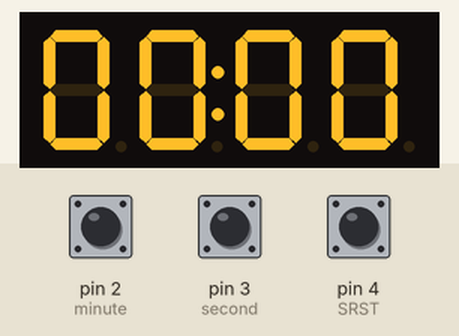
The sketch below on a simulated Arduino Uno, built with avr-gcc and run on an emulated ATmega328P. Shown: 4-digit seven-segment display. The inputs (shaded band) are chosen by the test bench; at power-on: pin 2 (minute) HIGH, pin 4 (SRST) HIGH, pin 3 (second) HIGH.

Above: at 1.2 s.
1.3 s: pin 2 (minute) pulled LOW for 1 s
At 1.43 s:
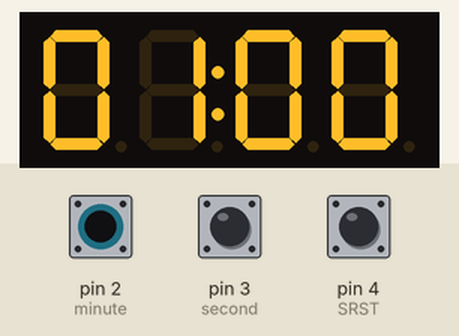
3.8 s: pin 4 (SRST) pulled LOW for 0.15 s
At 4.13 s:
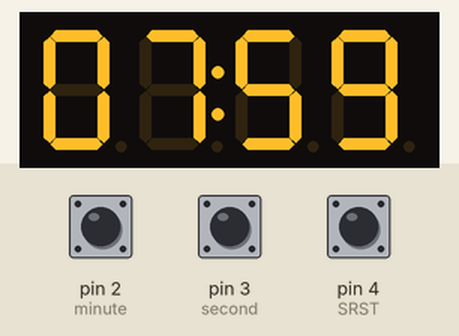
5.4 s: pin 4 (SRST) pulled LOW for 3.2 s
11.6 s: pin 3 (second) pulled LOW for 3.2 s
At 15.7 s:
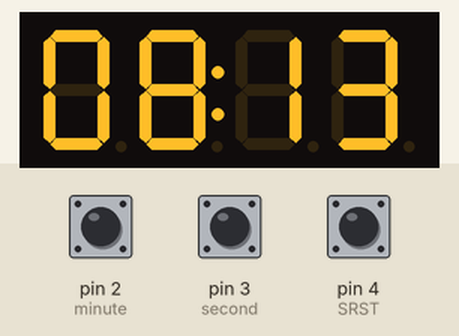
16.3 s: pin 2 (minute) pulled LOW for 0.15 s
17.9 s: pin 3 (second) pulled LOW for 0.15 s
At 19.4 s:
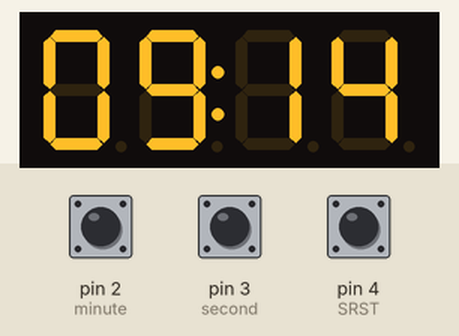
Timing chart, 0 to 20.5 s (numbered marks = the images above; inputs shaded):
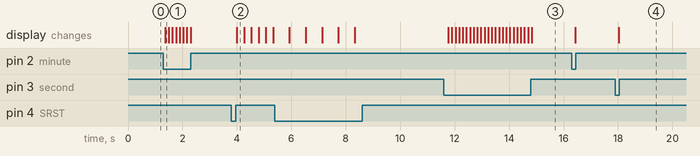

The sketch:

practice1.ino
```cpp
#include <TM1637Display.h>
#define CLK 8
#define DIO 9
TM1637Display display(CLK, DIO);

uint8_t data[] = { 0x0, 0x0, 0x0, 0x0 };
uint8_t segto;

int SRST = 4;
int second = 3;
int minute = 2;
int state = 0;
int buzzerPin = 7;
int readTime;
int Sec1, Sec2, Min1, Min2;

void setup() {
  pinMode(SRST, INPUT_PULLUP);
  pinMode(second, INPUT_PULLUP);
  pinMode(minute, INPUT_PULLUP);
  display.setBrightness(0xF);
}

void loop() {
  show();

  if (!digitalRead(second) && state == 0) {
    readTime++;
  }
  if (!digitalRead(minute) && state == 0) {
    readTime += 60;
  }
  if (!digitalRead(SRST) && state == 0) {
    state = 1;
    delay(100);
  }
  else if (!digitalRead(SRST) && state == 1) {
    state = 0;
    delay(100);
  }

  if (!digitalRead(second) && !digitalRead(minute)) {
    readTime = 0;
    state = 0;
    delay(100);
  }

  if (state)
    countDown();
}

void countDown() {
  if (readTime > 0) {
    readTime--;
    show();
    if (readTime == 0) {
      tone(buzzerPin, 1200);
      delay(1000);
      noTone(buzzerPin);
      state = 0;
    }
  }
}

void times() {
  if (readTime > 5999) readTime = 0;
  Min1 = (readTime / 60) / 10;
  Min2 = (readTime / 60) % 10;
  Sec1 = (readTime % 60) / 10;
  Sec2 = (readTime % 60) % 10;
}

void show() {
  times();
  data[0] = display.encodeDigit(Min1);
  data[1] = display.encodeDigit(Min2);
  data[2] = display.encodeDigit(Sec1);
  data[3] = display.encodeDigit(Sec2);

  segto = 0x80 | display.encodeDigit(Min2);
  display.setSegments(data);
  display.setSegments(&segto, 1, 1);
  delay(100);
}
```

Measured:
- after the input at 1.3 s, the display: changes after 0.07 s (image 1)
- after the input at 3.8 s, the display: changes after 0.20 s (image 2)
- after the input at 11.6 s, the display: first changes after 0.17 s (image 3 shows a later state)
- after the input at 17.9 s, the display: changes after 0.13 s (image 4)
